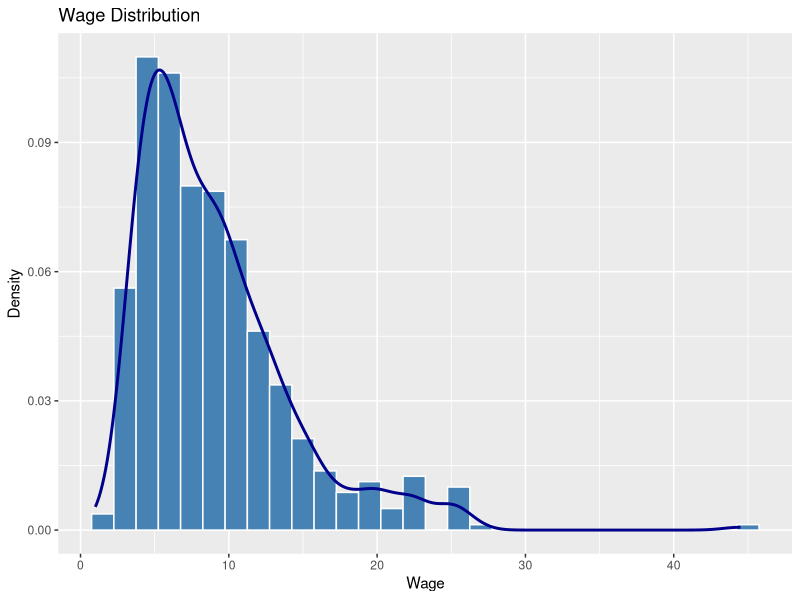
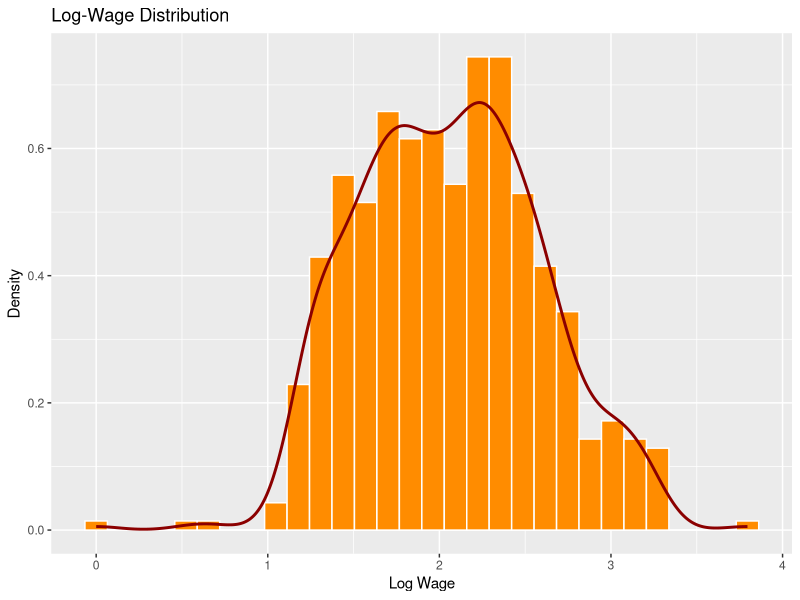
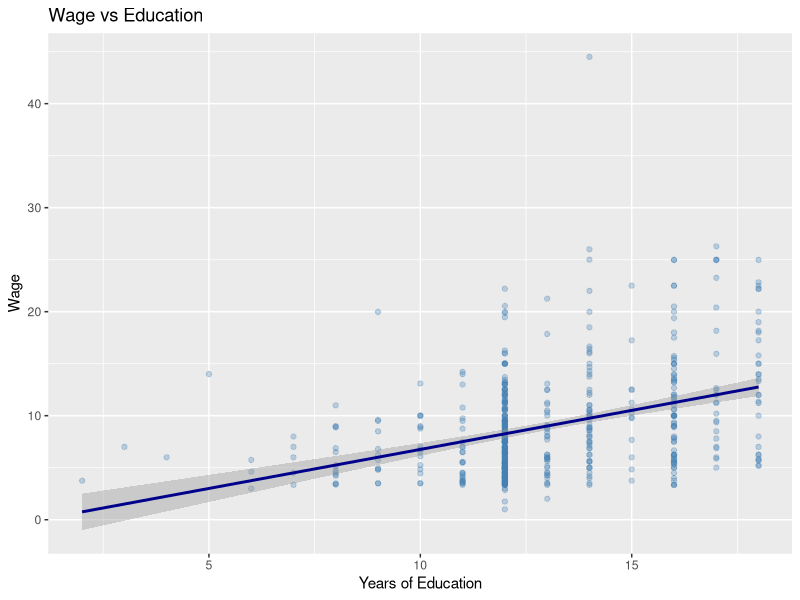
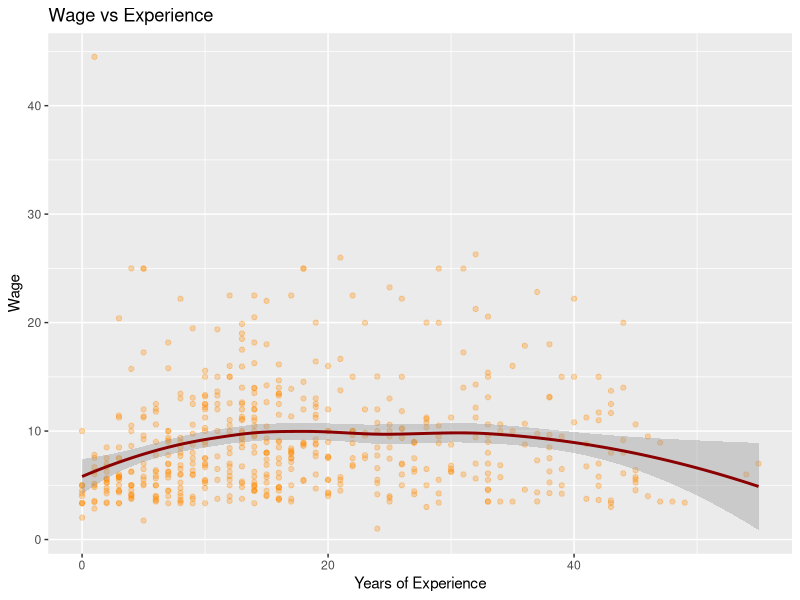
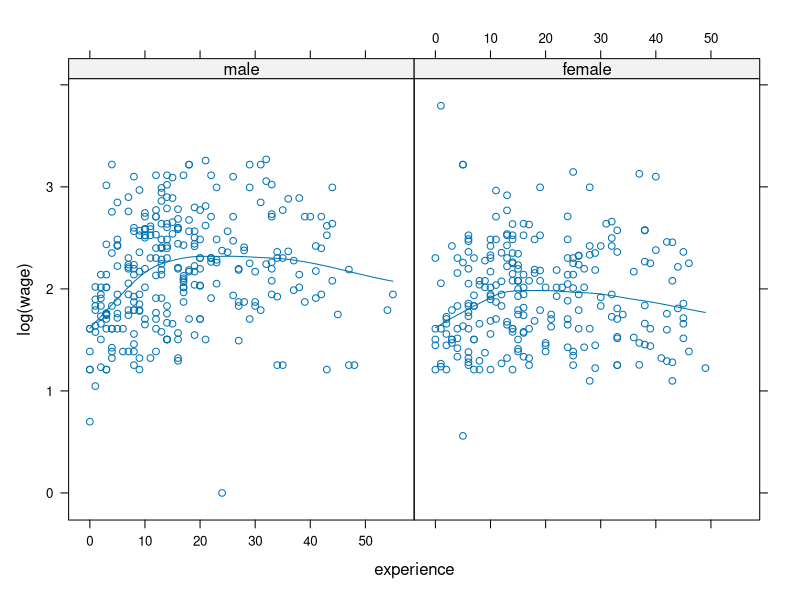
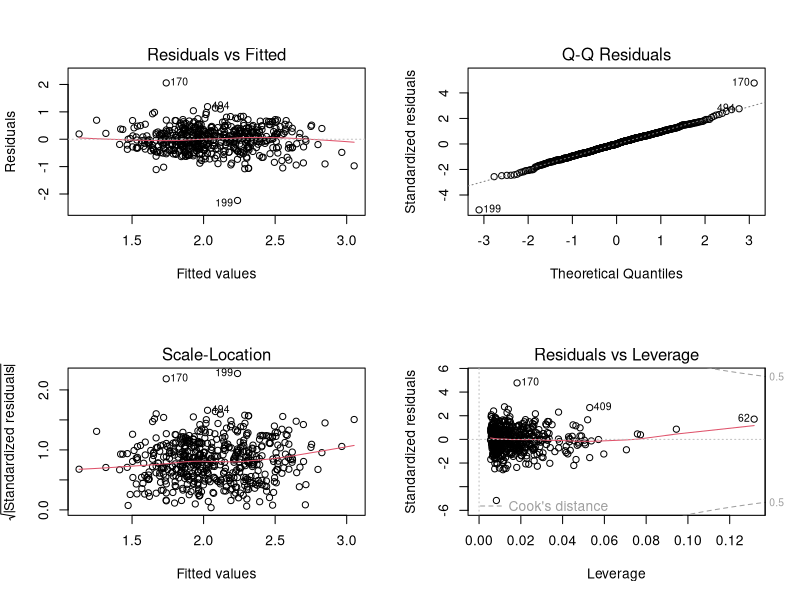

These figures' R source, in order:
## ---- chunk 1
knitr::opts_chunk$set(echo = TRUE, warning = FALSE, message = FALSE)

library(tidyverse)
library(AER)
library(broom)
library(knitr)

data("CPS1985")
data <- CPS1985
## ---- chunk 2
glimpse(data)
summary(data)
## ---- chunk 3
p1 <- ggplot(data, aes(x = wage)) +
  geom_histogram(aes(y = after_stat(density)), bins = 30, fill = "steelblue", color = "white") +
  geom_density(color = "darkblue", linewidth = 1) +
  labs(title = "Wage Distribution", x = "Wage", y = "Density")

p2 <- ggplot(data, aes(x = log(wage))) +
  geom_histogram(aes(y = after_stat(density)), bins = 30, fill = "darkorange", color = "white") +
  geom_density(color = "darkred", linewidth = 1) +
  labs(title = "Log-Wage Distribution", x = "Log Wage", y = "Density")

p1
p2
## ---- chunk 4
ggplot(data, aes(x = education, y = wage)) +
  geom_point(alpha = 0.3, color = "steelblue") +
  geom_smooth(method = "lm", color = "darkblue", se = TRUE) +
  labs(title = "Wage vs Education", x = "Years of Education", y = "Wage")

ggplot(data, aes(x = experience, y = wage)) +
  geom_point(alpha = 0.3, color = "darkorange") +
  geom_smooth(method = "loess", color = "darkred", se = TRUE) +
  labs(title = "Wage vs Experience", x = "Years of Experience", y = "Wage")
## ---- chunk 5
library(lattice)
xyplot(log(wage) ~ experience | gender , data, type = c("p", "smooth"))
## ---- chunk 6
fit <- lm(log(wage) ~ education + experience + gender + union + ethnicity,
          data = data)
summary(fit)
## ---- chunk 7
fit2 <- lm(log(wage) ~ education + experience * gender + union + ethnicity,
           data = data)
summary(fit2)
## ---- chunk 8
data <- data %>%
  mutate(experience2 = experience^2)

fit3 <- lm(log(wage) ~ education + experience + experience2 + experience * gender + union + ethnicity,
           data = data)
summary(fit3)
## ---- chunk 9
data.frame(
  Model = c("fit", "fit2", "fit3"),
  AIC = round(AIC(fit, fit2, fit3)$AIC, 2),
  BIC = round(BIC(fit, fit2, fit3)$BIC, 2),
  R2 = round(c(summary(fit)$r.squared,
               summary(fit2)$r.squared,
               summary(fit3)$r.squared), 4)
) %>%
  kable(caption = "Model Comparison")
## ---- chunk 10
par(mfrow = c(2, 2))
plot(fit3)
